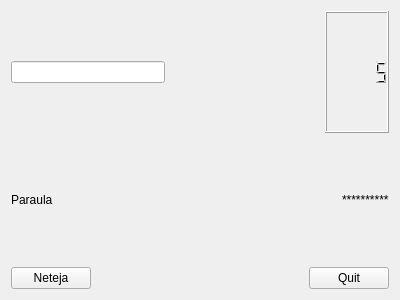
<?xml version="1.0" encoding="UTF-8"?>
<ui version="4.0">
 <class>MyForm</class>
 <widget class="QWidget" name="MyForm">
  <property name="geometry">
   <rect>
    <x>0</x>
    <y>0</y>
    <width>400</width>
    <height>300</height>
   </rect>
  </property>
  <property name="windowTitle">
   <string>Form</string>
  </property>
  <layout class="QVBoxLayout" name="verticalLayout_2">
   <item>
    <layout class="QVBoxLayout" name="verticalLayout">
     <item>
      <layout class="QHBoxLayout" name="horizontalLayout">
       <item>
        <widget class="MyLineEdit" name="lineEdit">
         <property name="inputMethodHints">
          <set>Qt::ImhLowercaseOnly|Qt::ImhUppercaseOnly</set>
         </property>
         <property name="inputMask">
          <string>aaaaa; </string>
         </property>
        </widget>
       </item>
       <item>
        <spacer name="horizontalSpacer">
         <property name="orientation">
          <enum>Qt::Horizontal</enum>
         </property>
         <property name="sizeHint" stdset="0">
          <size>
           <width>40</width>
           <height>20</height>
          </size>
         </property>
        </spacer>
       </item>
       <item>
        <widget class="MyLCD" name="lcdNumber">
         <property name="value" stdset="0">
          <double>5.000000000000000</double>
         </property>
         <property name="intValue" stdset="0">
          <number>5</number>
         </property>
        </widget>
       </item>
      </layout>
     </item>
     <item>
      <layout class="QHBoxLayout" name="horizontalLayout_2">
       <item>
        <widget class="QLabel" name="label">
         <property name="text">
          <string>Paraula</string>
         </property>
        </widget>
       </item>
       <item>
        <spacer name="horizontalSpacer_2">
         <property name="orientation">
          <enum>Qt::Horizontal</enum>
         </property>
         <property name="sizeHint" stdset="0">
          <size>
           <width>40</width>
           <height>20</height>
          </size>
         </property>
        </spacer>
       </item>
       <item>
        <widget class="MyLabel" name="label_2">
         <property name="text">
          <string>**********</string>
         </property>
         <property name="textFormat">
          <enum>Qt::PlainText</enum>
         </property>
         <property name="textInteractionFlags">
          <set>Qt::LinksAccessibleByMouse</set>
         </property>
        </widget>
       </item>
      </layout>
     </item>
     <item>
      <layout class="QHBoxLayout" name="horizontalLayout_3">
       <item>
        <widget class="QPushButton" name="pushButton">
         <property name="text">
          <string>Neteja</string>
         </property>
        </widget>
       </item>
       <item>
        <spacer name="horizontalSpacer_3">
         <property name="orientation">
          <enum>Qt::Horizontal</enum>
         </property>
         <property name="sizeHint" stdset="0">
          <size>
           <width>40</width>
           <height>20</height>
          </size>
         </property>
        </spacer>
       </item>
       <item>
        <widget class="QPushButton" name="pushButton_2">
         <property name="text">
          <string>Quit</string>
         </property>
        </widget>
       </item>
      </layout>
     </item>
    </layout>
   </item>
  </layout>
 </widget>
 <customwidgets>
  <customwidget>
   <class>MyLabel</class>
   <extends>QLabel</extends>
   <header location="global">MyLabel.h</header>
   <slots>
    <signal>enviares(bool)</signal>
    <slot>tractaLLetra(QString)</slot>
    <slot>reset()</slot>
   </slots>
  </customwidget>
  <customwidget>
   <class>MyLineEdit</class>
   <extends>QLineEdit</extends>
   <header location="global">MyLineEdit.h</header>
   <slots>
    <signal>restaun()</signal>
    <signal>enviaText(QString)</signal>
    <slot>setBackground(bool)</slot>
    <slot>tractaReturn()</slot>
   </slots>
  </customwidget>
  <customwidget>
   <class>MyLCD</class>
   <extends>QLCDNumber</extends>
   <header location="global">MyLCD.h</header>
   <slots>
    <slot>reset()</slot>
    <slot>restaUn()</slot>
   </slots>
  </customwidget>
 </customwidgets>
 <resources/>
 <connections>
  <connection>
   <sender>label_2</sender>
   <signal>enviares(bool)</signal>
   <receiver>lineEdit</receiver>
   <slot>setBackground(bool)</slot>
   <hints>
    <hint type="sourcelabel">
     <x>341</x>
     <y>145</y>
    </hint>
    <hint type="destinationlabel">
     <x>106</x>
     <y>65</y>
    </hint>
   </hints>
  </connection>
  <connection>
   <sender>pushButton</sender>
   <signal>clicked()</signal>
   <receiver>lcdNumber</receiver>
   <slot>reset()</slot>
   <hints>
    <hint type="sourcelabel">
     <x>78</x>
     <y>247</y>
    </hint>
    <hint type="destinationlabel">
     <x>330</x>
     <y>56</y>
    </hint>
   </hints>
  </connection>
  <connection>
   <sender>lineEdit</sender>
   <signal>restaun()</signal>
   <receiver>lcdNumber</receiver>
   <slot>restaUn()</slot>
   <hints>
    <hint type="sourcelabel">
     <x>157</x>
     <y>45</y>
    </hint>
    <hint type="destinationlabel">
     <x>349</x>
     <y>39</y>
    </hint>
   </hints>
  </connection>
  <connection>
   <sender>pushButton_2</sender>
   <signal>clicked()</signal>
   <receiver>MyForm</receiver>
   <slot>close()</slot>
   <hints>
    <hint type="sourcelabel">
     <x>324</x>
     <y>256</y>
    </hint>
    <hint type="destinationlabel">
     <x>342</x>
     <y>2</y>
    </hint>
   </hints>
  </connection>
  <connection>
   <sender>pushButton</sender>
   <signal>clicked()</signal>
   <receiver>lineEdit</receiver>
   <slot>clear()</slot>
   <hints>
    <hint type="sourcelabel">
     <x>36</x>
     <y>241</y>
    </hint>
    <hint type="destinationlabel">
     <x>54</x>
     <y>61</y>
    </hint>
   </hints>
  </connection>
  <connection>
   <sender>lineEdit</sender>
   <signal>returnPressed()</signal>
   <receiver>lineEdit</receiver>
   <slot>tractaReturn()</slot>
   <hints>
    <hint type="sourcelabel">
     <x>39</x>
     <y>59</y>
    </hint>
    <hint type="destinationlabel">
     <x>113</x>
     <y>63</y>
    </hint>
   </hints>
  </connection>
  <connection>
   <sender>lineEdit</sender>
   <signal>enviaText(QString)</signal>
   <receiver>label_2</receiver>
   <slot>tractaLLetra(QString)</slot>
   <hints>
    <hint type="sourcelabel">
     <x>79</x>
     <y>58</y>
    </hint>
    <hint type="destinationlabel">
     <x>332</x>
     <y>172</y>
    </hint>
   </hints>
  </connection>
  <connection>
   <sender>pushButton</sender>
   <signal>clicked()</signal>
   <receiver>label_2</receiver>
   <slot>reset()</slot>
   <hints>
    <hint type="sourcelabel">
     <x>89</x>
     <y>252</y>
    </hint>
    <hint type="destinationlabel">
     <x>321</x>
     <y>167</y>
    </hint>
   </hints>
  </connection>
 </connections>
</ui>
